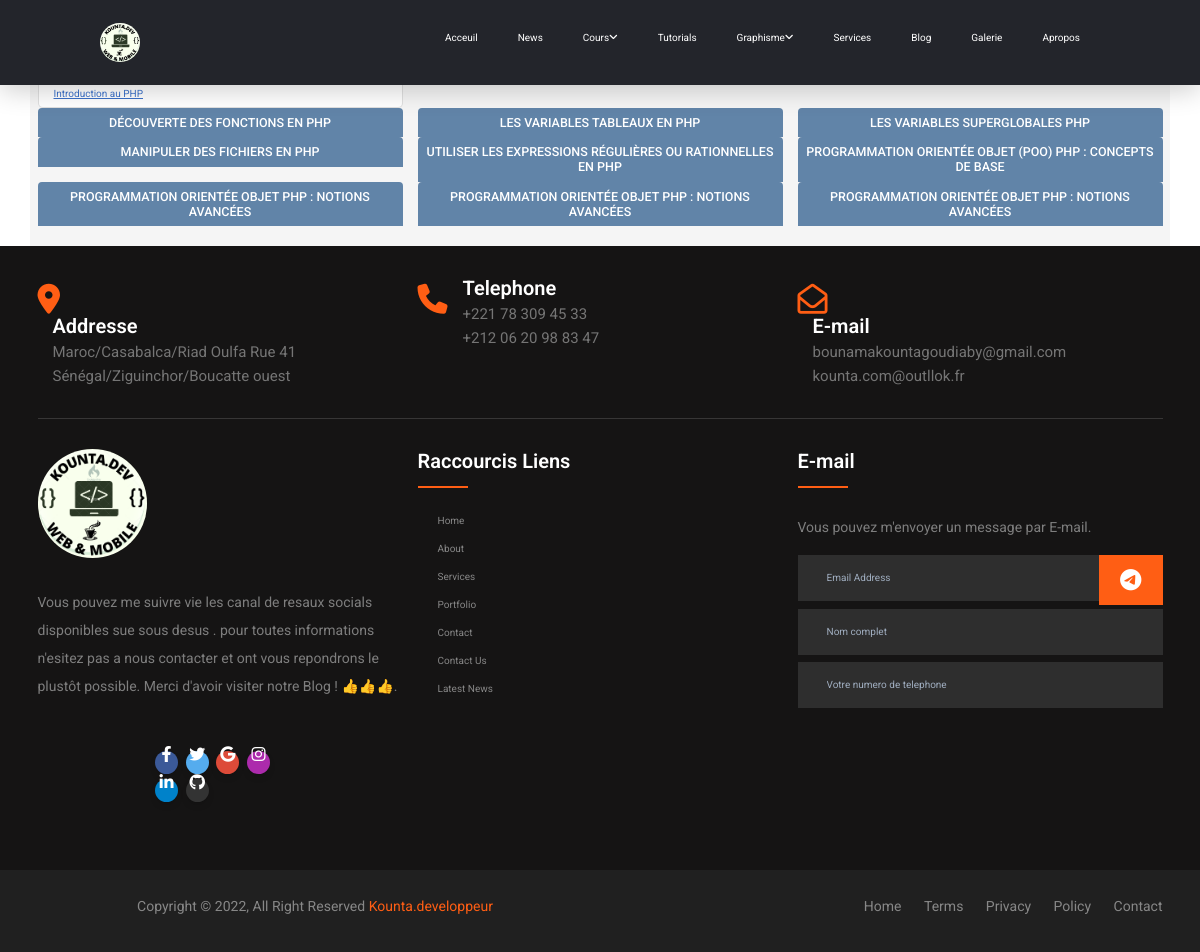
Before: /php with the older database file.
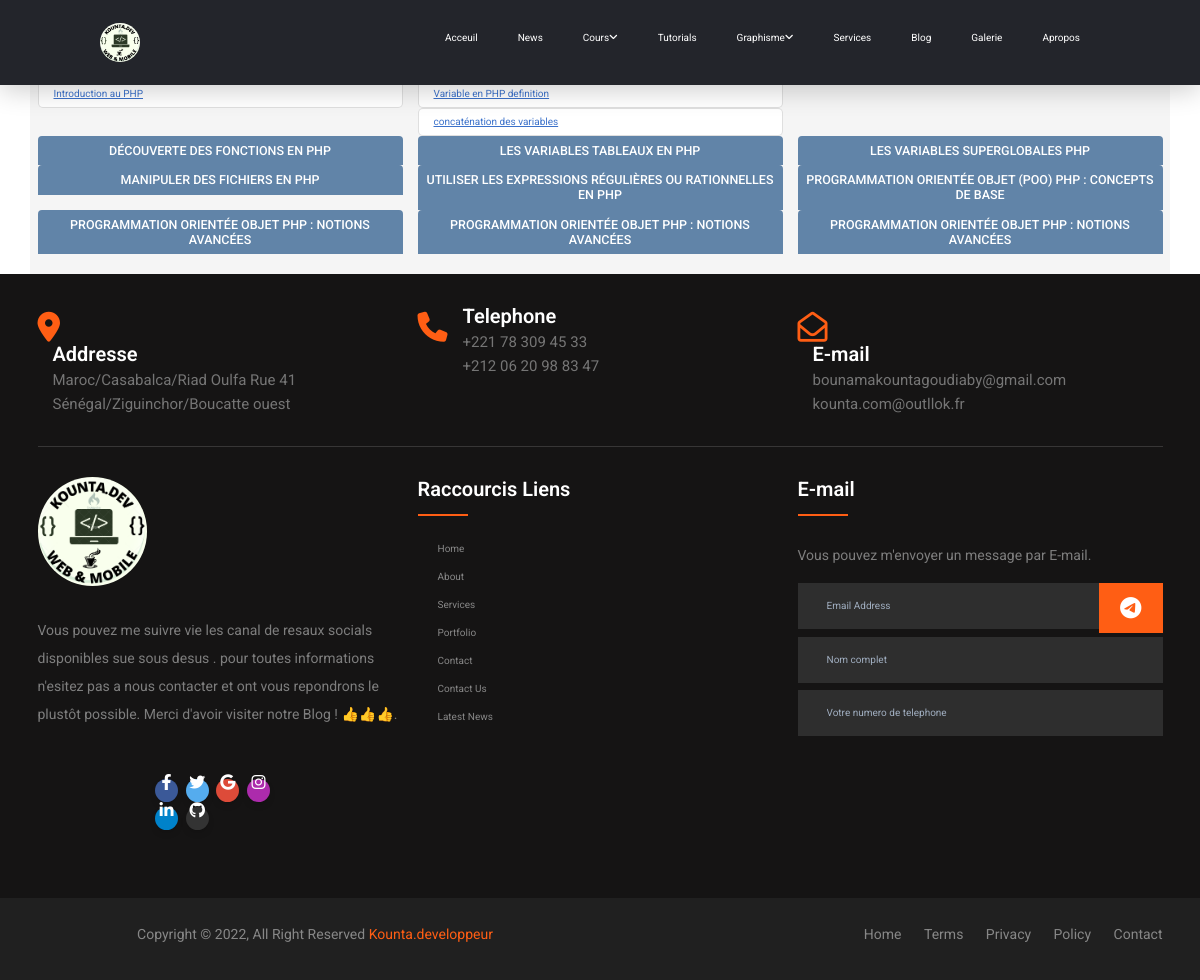
After: the same page with the newer database file.
### blog/models.py (models this page shows, shortened)
class coursphp(models.Model):
    categorie = models.ForeignKey(
        Categoryphp, on_delete=models.SET_NULL, blank=True, null=True)
    title = models.CharField(max_length=500)
    description = models.TextField(max_length=50000)
    code = models.TextField(max_length=50000)
    resultat = models.TextField(max_length=50000)
    date_added = models.DateTimeField(auto_now_add=True)
    class Meta:
        ordering = ['date_added']

### blog/views.py (the view)
# urls.py: path("php", views.php, name="php"),
def php(request):
    data1 = coursphp.objects.filter(categorie_id=1).values()
    data2 = coursphp.objects.filter(categorie_id=2).values()
    data3 = coursphp.objects.filter(categorie_id=3).values()
    data4 = coursphp.objects.filter(categorie_id=4).values()
    data5 = coursphp.objects.filter(categorie_id=5).values()
    data6 = coursphp.objects.filter(categorie_id=6).values()
    data7 = coursphp.objects.filter(categorie_id=7).values()
    data8 = coursphp.objects.filter(categorie_id=8).values()
    data9 = coursphp.objects.filter(categorie_id=9).values()
    data10 = coursphp.objects.filter(categorie_id=10).values()
    data11 = coursphp.objects.filter(categorie_id=9).values()
    data12 = coursphp.objects.filter(categorie_id=10).values()
    return render(request, "blog/php/php.html", {"data1": data1, "data2": data2, "data3": data3, "data4": data4, "data5": data5, "data6": data6, "data7": data7, "data8": data8, "data9": data9, "data10": data10, "data11": data11, "data12": data12, })

### blog/templates/blog/php/php.html (shortened to what this page needs)
{% extends 'base.html' %} {% load static %} {% block content %}
<section class="services section container" id="services">
    <div class="row">
    <div class="col-lg-4">
        <div class="card-body">
            <h5 class="card-title ">Cours Python complet</h5>
            {% for dt1 in data1 %}
            <ul class="list-group">
                <li class="list-group-item"><a href="{% url 'phpdetail' dt1.title %}"class="underline">{{dt1.title}}</a></li>
            </ul>
            {% endfor %}
    </div>
</div>
<div class="col-lg-4">
        <div class="card-body">
            <h5 class="card-title ">DÉCOUVERTE DES VARIABLES EN PHP</h5>
            {% for dt2 in data2 %}
            <ul class="list-group">
                <li class="list-group-item"><a href="{% url 'phpdetail' dt2.title %}"class="underline">{{dt2.title}}</a></li>
            </ul>
            {% endfor %}
    </div>
</div>
<div class="col-lg-4">
        <div class="card-body">
            <h5 class="card-title ">Présentation des conditions et des opérateurs de comparaison</h5>
    </div>
</div>
<div class="col-lg-4">
        <div class="card-body">
            <h5 class="card-title ">DÉCOUVERTE DES FONCTIONS EN PHP</h5>
    </div>
</div>
<div class="col-lg-4">
        <div class="card-body">
            <h5 class="card-title ">LES VARIABLES TABLEAUX EN PHP</h5>
    </div>
</div>
<div class="col-lg-4">
        <div class="card-body">
            <h5 class="card-title ">LES VARIABLES SUPERGLOBALES PHP</h5>
    </div>
</div>
<div class="col-lg-4">
        <div class="card-body">
            <h5 class="card-title ">    MANIPULER DES FICHIERS EN PHP</h5>
    </div>
</div>
<div class="col-lg-4">
        <div class="card-body">
            <h5 class="card-title "> UTILISER LES EXPRESSIONS RÉGULIÈRES OU RATIONNELLES EN PHP</h5>
    </div>
</div>
<div class="col-lg-4">
        <div class="card-body">
            <h5 class="card-title "> PROGRAMMATION ORIENTÉE OBJET (POO) PHP : CONCEPTS DE BASE</h5>
    </div>
</div>
<div class="col-lg-4">
        <div class="card-body">
            <h5 class="card-title ">  PROGRAMMATION ORIENTÉE OBJET PHP : NOTIONS AVANCÉES</h5>
    </div>
</div>
<div class="col-lg-4">
        <div class="card-body">
            <h5 class="card-title ">  PROGRAMMATION ORIENTÉE OBJET PHP : NOTIONS AVANCÉES</h5>
    </div>
</div>
<div class="col-lg-4">
        <div class="card-body">
            <h5 class="card-title ">  PROGRAMMATION ORIENTÉE OBJET PHP : NOTIONS AVANCÉES</h5>
    </div>
    </div>
</section>
{% endblock content %}

Changed rows visible on the page:
added coursphp: title "Variable en PHP definition"
added coursphp: title "concaténation des variables"
